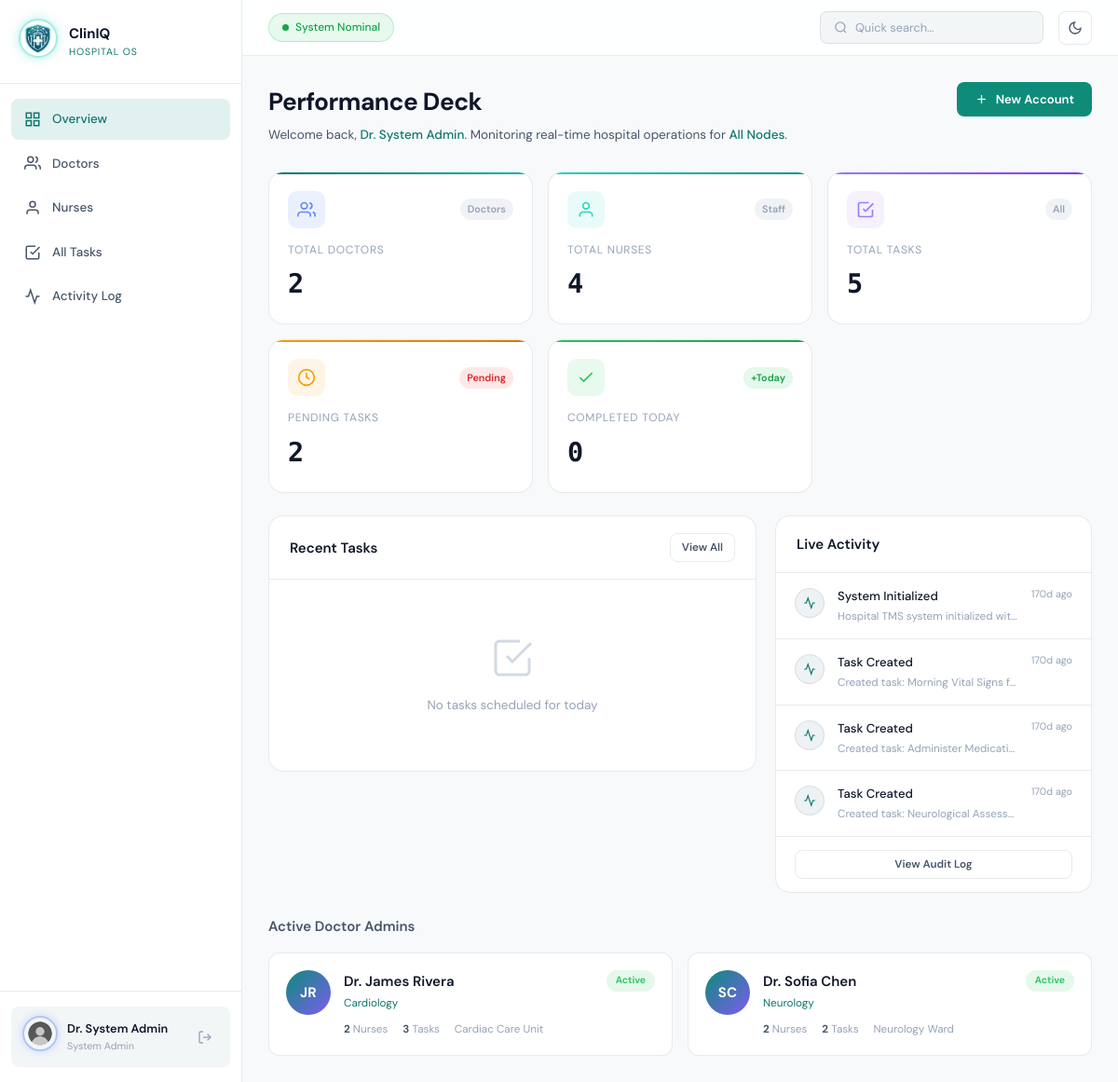
Screenshot of /pages/admin.php (signed in) with the database file from the repository.
### tables this page shows
CREATE TABLE IF NOT EXISTS users (
    id INT AUTO_INCREMENT PRIMARY KEY,
    name VARCHAR(100) NOT NULL,
    email VARCHAR(150) NOT NULL UNIQUE,
    password VARCHAR(255) NOT NULL,
    role ENUM('main_admin', 'doctor_admin', 'nurse') NOT NULL,
    doctor_id INT DEFAULT NULL COMMENT 'For nurses: which doctor manages them',
    specialty VARCHAR(100) DEFAULT NULL COMMENT 'For doctors',
    department VARCHAR(100) DEFAULT NULL,
    avatar_initials VARCHAR(5) DEFAULT NULL,
    is_active TINYINT(1) DEFAULT 1,
    created_at TIMESTAMP DEFAULT CURRENT_TIMESTAMP,
    updated_at TIMESTAMP DEFAULT CURRENT_TIMESTAMP ON UPDATE CURRENT_TIMESTAMP
);

CREATE TABLE IF NOT EXISTS activity_log (
    id INT AUTO_INCREMENT PRIMARY KEY,
    user_id INT NOT NULL,
    action VARCHAR(255) NOT NULL,
    details TEXT DEFAULT NULL,
    ip_address VARCHAR(45) DEFAULT NULL,
    created_at TIMESTAMP DEFAULT CURRENT_TIMESTAMP,
    FOREIGN KEY (user_id) REFERENCES users(id) ON DELETE CASCADE
);

### pages/admin.php (the view, shortened to what the rows shown need)
<?php
require_once __DIR__ . '/../includes/functions.php';
$tab    = $_GET['tab'] ?? 'overview';
include __DIR__ . '/../includes/header.php';
?>
<div class="page-header">
    <div class="page-header-left">
        <h1 class="page-title">
            <?= match($tab) {
                'doctors'  => 'Doctor Management',
                'nurses'   => 'Nurse Management',
                'tasks'    => 'All Tasks',
                'activity' => 'Activity Log',
                default    => 'Performance Deck'
            } ?>
        </h1>
        <p class="page-subtitle">
            Welcome back, <span class="highlight"><?= sanitize($user['name']) ?></span>.
            <?= match($tab) {
                'doctors'  => 'Manage doctor admin accounts.',
                'nurses'   => 'Manage nurse accounts and assignments.',
                'tasks'    => 'Monitoring all hospital tasks.',
                'activity' => 'Full system activity log.',
                default    => 'Monitoring real-time hospital operations for <span class="highlight">All Nodes</span>.'
            } ?>
        </p>
    </div>
</div>
<?php if ($tab === 'overview'): ?>
<div class="content-grid">
    <div class="card">
        <div class="activity-feed">
            <?php $activities = getRecentActivity(8); ?>
            <?php foreach ($activities as $act): ?>
            <div class="activity-item">
                <div class="activity-dot">
                    <svg viewBox="0 0 24 24" fill="none" stroke="currentColor" stroke-width="2"><polyline points="22 12 18 12 15 21 9 3 6 12 2 12"/></svg>
                </div>
                <div class="activity-body">
                    <div class="activity-title"><?= sanitize($act['action']) ?></div>
                    <div class="activity-detail"><?= sanitize($act['details']) ?></div>
                </div>
                <div class="activity-time"><?= timeAgo($act['created_at']) ?></div>
            </div>
            <?php endforeach; ?>
        </div>
    </div>
</div>
<div class="mt-24">
    <h2 style="font-size:1rem;font-weight:600;margin-bottom:16px;color:var(--text-secondary)">Active Doctor Admins</h2>
    <div style="display:grid;grid-template-columns:repeat(auto-fill,minmax(300px,1fr));gap:16px">
        <?php $doctors = getUsersByRole('doctor_admin'); ?>
        <?php foreach ($doctors as $doc): ?>
        <?php
            $nurseCount = count(getNursesByDoctor($doc['id']));
            $db = getDB();
            $ts = $db->prepare("SELECT COUNT(*) FROM tasks WHERE doctor_id=?"); $ts->execute([$doc['id']]); $tc = $ts->fetchColumn();
        ?>
        <div class="doctor-card">
            <div class="avatar lg"><?= sanitize($doc['avatar_initials'] ?? 'DR') ?></div>
            <div class="doctor-card-info">
                <div class="doctor-card-name"><?= sanitize($doc['name']) ?></div>
                <div class="doctor-card-spec"><?= sanitize($doc['specialty'] ?? 'General') ?></div>
                <div class="doctor-card-stats">
                    <div class="doctor-stat"><strong><?= $nurseCount ?></strong> Nurses</div>
                    <div class="doctor-stat"><strong><?= $tc ?></strong> Tasks</div>
                    <div class="doctor-stat"><?= sanitize($doc['department'] ?? '—') ?></div>
                </div>
            </div>
            <span class="badge-pill <?= $doc['is_active'] ? 'status-completed' : 'status-cancelled' ?>" style="font-size:.7rem">
                <?= $doc['is_active'] ? 'Active' : 'Inactive' ?>
            </span>
        </div>
        <?php endforeach; ?>
    </div>
</div>
<?php endif; ?>
<?php include __DIR__ . '/../includes/footer.php'; ?>

### includes/header.php (shortened to what the rows shown need)
<?php
$user = currentUser();
$role = $user['role'] ?? '';
$roleLabel = match($role) {
    'main_admin'   => 'System Admin',
    'doctor_admin' => $user['specialty'] ?? 'Doctor Admin',
    'nurse'        => 'Nurse',
    default        => 'User'
};
?>
<!DOCTYPE html>
<html lang="en">
<head>
    <link rel="stylesheet" href="../css/main.css">
</head>
<body>
<div class="app-shell">
    <aside class="sidebar">
        <div class="sidebar-footer">
            <div class="user-card">
                <div class="user-info">
                    <span class="user-name"><?= sanitize($user['name']) ?></span>
                    <span class="user-role"><?= $roleLabel ?></span>
                </div>
            </div>
        </div>
    </aside>
    <main class="main-content">
        <div class="page-content">

### rows the page displays
users: name "Dr. System Admin", role "System Admin"
activity_log: action "System Initialized", details "Hospital TMS system initialized wit…", created_at "170d ago"
activity_log: action "Task Created", details "Created task: Morning Vital Signs f…", created_at "170d ago"
activity_log: action "Task Created", details "Created task: Administer Medicati…", created_at "170d ago"
activity_log: action "Task Created", details "Created task: Neurological Assess…", created_at "170d ago"
users: avatar_initials "JR", name "Dr. James Rivera", specialty "Cardiology", nurseCount "2", tc "3", department "Cardiac Care Unit", is_active "Active"
users: avatar_initials "SC", name "Dr. Sofia Chen", specialty "Neurology", nurseCount "2", tc "2", department "Neurology Ward", is_active "Active"

### other values shown
$item['label'] "Overview"
$item['label'] "Doctors"
$item['label'] "Nurses"
$item['label'] "All Tasks"
$item['label'] "Activity Log"
$stats['total_doctors'] "2"
$stats['total_nurses'] "4"
$stats['total_tasks'] "5"
$stats['pending_tasks'] "2"
$stats['completed_today'] "0"
